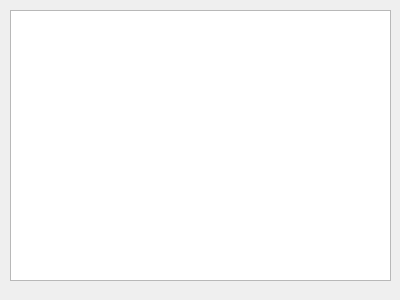
<?xml version="1.0" encoding="UTF-8"?>
<ui version="4.0">
 <class>Dialog</class>
 <widget class="QDialog" name="Dialog">
  <property name="geometry">
   <rect>
    <x>0</x>
    <y>0</y>
    <width>400</width>
    <height>300</height>
   </rect>
  </property>
  <property name="minimumSize">
   <size>
    <width>400</width>
    <height>300</height>
   </size>
  </property>
  <property name="maximumSize">
   <size>
    <width>400</width>
    <height>300</height>
   </size>
  </property>
  <property name="windowTitle">
   <string>Image to Text Results</string>
  </property>
  <widget class="QTextEdit" name="textEdit">
   <property name="geometry">
    <rect>
     <x>10</x>
     <y>10</y>
     <width>381</width>
     <height>271</height>
    </rect>
   </property>
   <property name="frameShadow">
    <enum>QFrame::Sunken</enum>
   </property>
   <property name="readOnly">
    <bool>true</bool>
   </property>
  </widget>
 </widget>
 <resources/>
 <connections/>
</ui>
